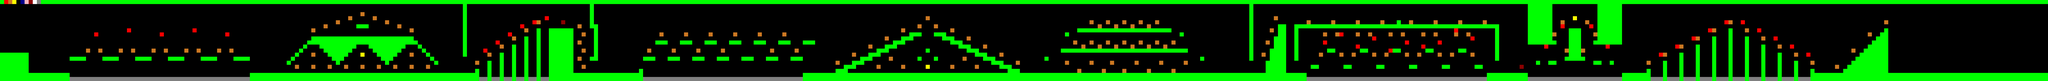

Tiled map render using the project's own tile images. Description and the map definition, with tile-layer contents summarised, below:
An orthogonal 500x20 tile map with 50x50 px tiles, 1 tile layer (Mask), 3 hidden layers not drawn, 12 tilesets.

<map version="1.0" tiledversion="1.1.5" orientation="orthogonal" renderorder="right-down" width="500" height="20" tilewidth="50" tileheight="50" infinite="0" nextobjectid="1">
 <tileset firstgid="1" source="bronze.tsx" />
 <tileset firstgid="85" source="black.tsx" />
 <tileset firstgid="883" source="red.tsx" />
 <tileset firstgid="943" source="yellow.tsx" />
 <tileset firstgid="1741" source="blue.tsx" />
 <tileset firstgid="2539" source="pink.tsx" />
 <tileset firstgid="2672" source="darkRed.tsx" />
 <tileset firstgid="2805" name="green" tilewidth="50" tileheight="50" tilecount="70" columns="10">
  <image source="green.JPG" width="512" height="384" />
 </tileset>
 <tileset firstgid="2875" source="middleGround.tsx" />
 <tileset firstgid="2876" source="grass.tsx" />
 <tileset firstgid="2877" source="white.tsx" />
 <tileset firstgid="3675" source="grey.tsx" />
 <layer name="Enemy" width="500" height="20" visible="0">
  <data>[10000 cells, 0 non-empty, 0 distinct tile ids]</data>
 </layer>
 <layer name="Fireball" width="500" height="20" visible="0">
  <data>[10000 cells, 22 non-empty, 5 distinct tile ids]</data>
 </layer>
 <layer name="Mask" width="500" height="20">
  <data>[10000 cells, 2418 non-empty, 50 distinct tile ids]</data>
 </layer>
 <layer name="Main" width="500" height="20" visible="0">
  <data>[10000 cells, 1604 non-empty, 2 distinct tile ids]</data>
 </layer>
</map>
